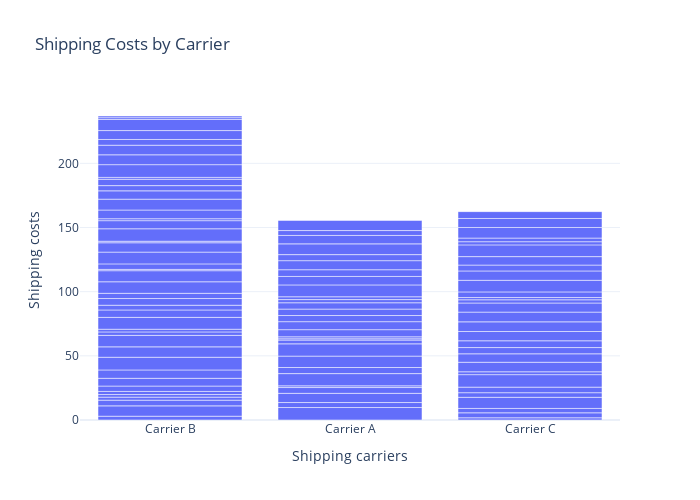

Notebook cell for this chart:
### Code cell
shipping_cost_chart = px.bar(data, x = 'Shipping carriers',
                            y = 'Shipping costs',
                            title = 'Shipping Costs by Carrier', height=500, width=700)
shipping_cost_chart.show()

### Figure 1 — Plotly figure (JSON) as saved in the notebook; plotly's stock layout.template omitted (floating-point values rounded to 4 significant figures)
{"data": [{"alignmentgroup": "True", "hovertemplate": "Shipping carriers=%{x}<br>Shipping costs=%{y}<extra></extra>", "legendgroup": "", "marker": {"color": "#636efa", "pattern": {"shape": ""}}, "name": "", "offsetgroup": "", "orientation": "v", "showlegend": false, "textposition": "auto", "type": "bar", "x": ["Carrier B", "Carrier A", "Carrier B", "Carrier C", "Carrier A", "Carrier B", "Carrier C", "Carrier B", "Carrier C", "Carrier A", "Carrier C", "Carrier A", "Carrier A", "Carrier A", "Carrier B", "Carrier B", "Carrier B", "Carrier C", "Carrier C", "Carrier A", "Carrier A", "Carrier B", "Carrier A", "Carrier A", "Carrier C", "Carrier C", "Carrier B", "Carrier C", "Carrier B", "Carrier B", "Carrier B", "Carrier B", "Carrier C", "Carrier C", "Carrier A", "Carrier C", "Carrier B", "Carrier A", "Carrier B", "Carrier A", "Carrier C", "Carrier B", "Carrier C", "Carrier B", "Carrier C", "Carrier B", "Carrier B", "Carrier B", "Carrier C", "Carrier C", "Carrier A", "Carrier A", "Carrier B", "Carrier B", "Carrier B", "Carrier A", "Carrier C", "Carrier B", "Carrier A", "Carrier B", "Carrier C", "Carrier C", "Carrier C", "Carrier A", "Carrier C", "Carrier C", "Carrier A", "Carrier C", "Carrier B", "Carrier B", "Carrier B", "Carrier A", "Carrier A", "Carrier B", "Carrier A", "Carrier C", "Carrier A", "Carrier B", "Carrier B", "Carrier B", "Carrier C", "Carrier B", "Carrier A", "Carrier B", "Carrier A", "Carrier C", "Carrier B", "Carrier A", "Carrier A", "Carrier B", "Carrier B", "Carrier B", "Carrier B", "Carrier C", "Carrier B", "Carrier B", "Carrier C", "Carrier A", "Carrier B", "Carrier B"], "xaxis": "x", "y": [2.957, 9.717, 8.054, 1.73, 3.891, 4.444, 3.881, 2.348, 3.405, 7.167, 8.673, 4.524, 1.325, 9.537, 2.04, 2.422, 4.191, 3.585, 4.339, 4.743, 8.878, 6.038, 9.568, 2.925, 9.741, 2.231, 6.508, 7.407, 9.898, 8.101, 8.955, 2.68, 6.599, 4.858, 1.019, 5.288, 2.108, 1.533, 9.236, 5.563, 7.23, 5.773, 7.526, 3.694, 7.577, 5.215, 4.071, 8.979, 7.096, 2.506, 6.248, 4.783, 8.631, 1.013, 4.305, 5.014, 1.774, 9.161, 4.938, 7.294, 4.381, 9.03, 7.292, 2.458, 4.585, 6.581, 2.216, 9.148, 1.194, 9.705, 6.316, 9.228, 6.6, 1.513, 5.238, 2.474, 7.055, 6.781, 8.467, 6.496, 2.833, 4.066, 4.708, 4.95, 8.382, 8.249, 1.454, 6.576, 3.801, 9.93, 7.674, 7.472, 4.47, 7.006, 6.943, 8.63, 5.353, 7.905, 1.41, 1.311], "yaxis": "y"}], "layout": {"barmode": "relative", "height": 500, "legend": {"tracegroupgap": 0}, "title": {"text": "Shipping Costs by Carrier"}, "width": 700, "xaxis": {"anchor": "y", "domain": [0, 1], "title": {"text": "Shipping carriers"}}, "yaxis": {"anchor": "x", "domain": [0, 1], "title": {"text": "Shipping costs"}}}}
